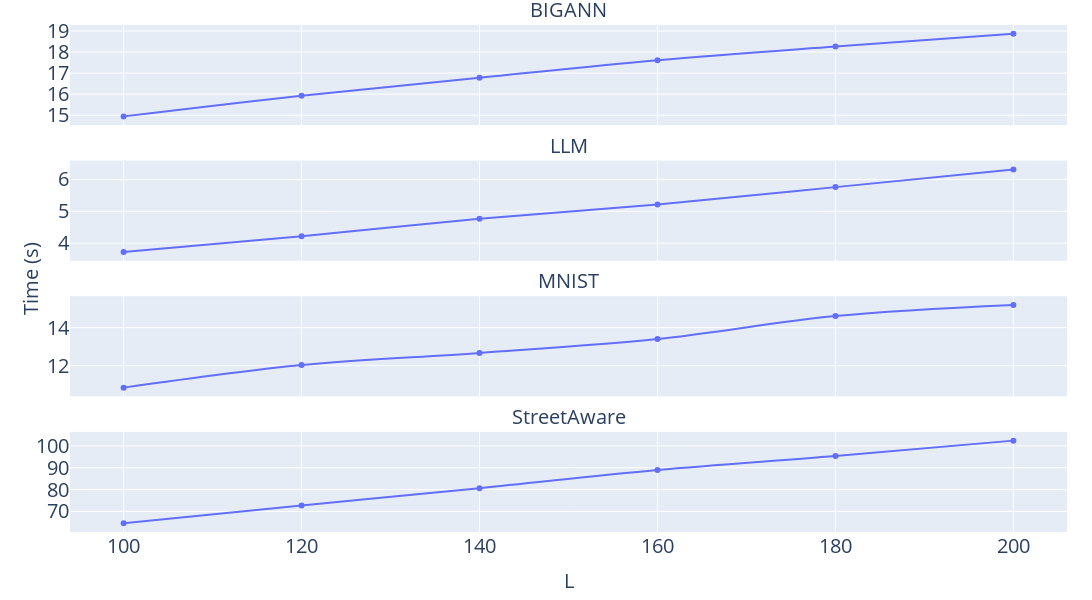

The cell this chart's notebook holds for it:
### Markdown cell above
## Time

### Code cell
import plotly.express as px

fig = px.line(filtered_df2, x="L", y="time", facet_col="dataset",markers=True,line_shape='spline',facet_col_wrap=1)

fig.for_each_yaxis(lambda y: y.update(showticklabels=True,matches=None, title = None,tickfont = dict(size=20)))
fig.add_annotation(
    showarrow=False,
    xanchor='center',
    xref='paper', 
    x=-0.04, 
    yanchor='middle',
    yref='paper',
    y=0.5,
    textangle=-90,
    text='Time (s)'
)
fig.update_xaxes(tickfont=dict(size=20), title_font = dict(size=20))
fig.for_each_annotation(lambda a: a.update(text=a.text.split("=")[-1], font = {'size': 20}))
fig.update_layout(margin = dict(t=25, l=70, r=25, b=25),
                        height=600,
                        width=1200)

fig.write_image("../images/updated_Impact-L-time.png", scale=3)
fig.show()

### Figure 1 — Plotly figure (JSON) as saved in the notebook; plotly's stock layout.template omitted (floating-point values rounded to 4 significant figures)
{"data": [{"hovertemplate": "dataset=BIGANN<br>L=%{x}<br>time=%{y}<extra></extra>", "legendgroup": "", "line": {"color": "#636efa", "dash": "solid", "shape": "spline"}, "marker": {"symbol": "circle"}, "mode": "lines+markers", "name": "", "orientation": "v", "showlegend": false, "type": "scatter", "x": [100, 120, 140, 160, 180, 200], "xaxis": "x4", "y": [14.94, 15.93, 16.78, 17.61, 18.26, 18.87], "yaxis": "y4"}, {"hovertemplate": "dataset=LLM<br>L=%{x}<br>time=%{y}<extra></extra>", "legendgroup": "", "line": {"color": "#636efa", "dash": "solid", "shape": "spline"}, "marker": {"symbol": "circle"}, "mode": "lines+markers", "name": "", "orientation": "v", "showlegend": false, "type": "scatter", "x": [100, 120, 140, 160, 180, 200], "xaxis": "x3", "y": [3.722, 4.217, 4.767, 5.216, 5.759, 6.317], "yaxis": "y3"}, {"hovertemplate": "dataset=MNIST<br>L=%{x}<br>time=%{y}<extra></extra>", "legendgroup": "", "line": {"color": "#636efa", "dash": "solid", "shape": "spline"}, "marker": {"symbol": "circle"}, "mode": "lines+markers", "name": "", "orientation": "v", "showlegend": false, "type": "scatter", "x": [100, 120, 140, 160, 180, 200], "xaxis": "x2", "y": [10.85, 12.03, 12.67, 13.4, 14.61, 15.19], "yaxis": "y2"}, {"hovertemplate": "dataset=StreetAware<br>L=%{x}<br>time=%{y}<extra></extra>", "legendgroup": "", "line": {"color": "#636efa", "dash": "solid", "shape": "spline"}, "marker": {"symbol": "circle"}, "mode": "lines+markers", "name": "", "orientation": "v", "showlegend": false, "type": "scatter", "x": [100, 120, 140, 160, 180, 200], "xaxis": "x", "y": [64.6, 72.76, 80.64, 89.0, 95.37, 102.4], "yaxis": "y"}], "layout": {"annotations": [{"font": {"size": 20}, "showarrow": false, "text": "StreetAware", "x": 0.5, "xanchor": "center", "xref": "paper", "y": 0.1975, "yanchor": "bottom", "yref": "paper"}, {"font": {"size": 20}, "showarrow": false, "text": "MNIST", "x": 0.5, "xanchor": "center", "xref": "paper", "y": 0.465, "yanchor": "bottom", "yref": "paper"}, {"font": {"size": 20}, "showarrow": false, "text": "LLM", "x": 0.5, "xanchor": "center", "xref": "paper", "y": 0.7325, "yanchor": "bottom", "yref": "paper"}, {"font": {"size": 20}, "showarrow": false, "text": "BIGANN", "x": 0.5, "xanchor": "center", "xref": "paper", "y": 1, "yanchor": "bottom", "yref": "paper"}, {"font": {"size": 20}, "showarrow": false, "text": "Time (s)", "textangle": -90, "x": -0.04, "xanchor": "center", "xref": "paper", "y": 0.5, "yanchor": "middle", "yref": "paper"}], "height": 600, "legend": {"tracegroupgap": 0}, "margin": {"b": 25, "l": 70, "r": 25, "t": 25}, "width": 1200, "xaxis": {"anchor": "y", "domain": [0, 1], "tickfont": {"size": 20}, "title": {"font": {"size": 20}, "text": "L"}}, "xaxis2": {"anchor": "y2", "domain": [0, 1], "matches": "x", "showticklabels": false, "tickfont": {"size": 20}, "title": {"font": {"size": 20}}}, "xaxis3": {"anchor": "y3", "domain": [0, 1], "matches": "x", "showticklabels": false, "tickfont": {"size": 20}, "title": {"font": {"size": 20}}}, "xaxis4": {"anchor": "y4", "domain": [0, 1], "matches": "x", "showticklabels": false, "tickfont": {"size": 20}, "title": {"font": {"size": 20}}}, "yaxis": {"anchor": "x", "domain": [0, 0.1975], "showticklabels": true, "tickfont": {"size": 20}, "title": {}}, "yaxis2": {"anchor": "x2", "domain": [0.2675, 0.465], "showticklabels": true, "tickfont": {"size": 20}, "title": {}}, "yaxis3": {"anchor": "x3", "domain": [0.535, 0.7325], "showticklabels": true, "tickfont": {"size": 20}, "title": {}}, "yaxis4": {"anchor": "x4", "domain": [0.8025, 1], "showticklabels": true, "tickfont": {"size": 20}, "title": {}}}}
